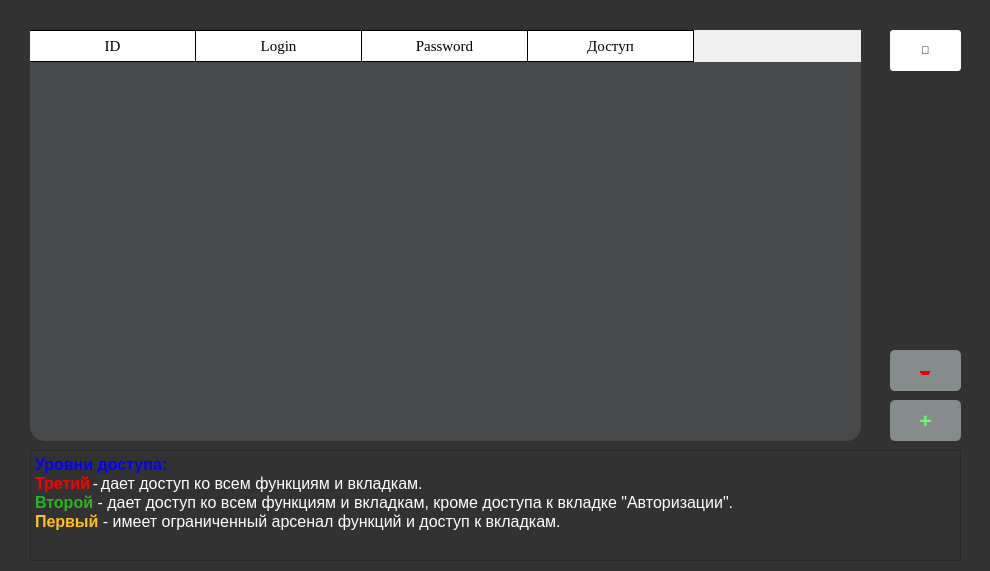
<?xml version="1.0" encoding="UTF-8"?>
<ui version="4.0">
 <class>Form</class>
 <widget class="QWidget" name="Form">
  <property name="geometry">
   <rect>
    <x>0</x>
    <y>0</y>
    <width>990</width>
    <height>571</height>
   </rect>
  </property>
  <property name="windowTitle">
   <string>autorization</string>
  </property>
  <property name="windowIcon">
   <iconset>
    <normaloff>train.ico</normaloff>train.ico</iconset>
  </property>
  <property name="styleSheet">
   <string notr="true"/>
  </property>
  <widget class="QPushButton" name="pushButton_plus">
   <property name="geometry">
    <rect>
     <x>890</x>
     <y>400</y>
     <width>71</width>
     <height>41</height>
    </rect>
   </property>
   <property name="sizePolicy">
    <sizepolicy hsizetype="Minimum" vsizetype="Fixed">
     <horstretch>0</horstretch>
     <verstretch>0</verstretch>
    </sizepolicy>
   </property>
   <property name="font">
    <font>
     <pointsize>16</pointsize>
     <weight>75</weight>
     <italic>false</italic>
     <bold>true</bold>
     <underline>false</underline>
     <strikeout>false</strikeout>
    </font>
   </property>
   <property name="styleSheet">
    <string notr="true">QPushButton {
	background-color: rgb(134, 140, 140);
	border-radius: 5px;
	color: rgb(97, 255, 107);
}
QPushButton:hover {
	background-color: rgb(122, 122, 122);
	color: rgb(97, 255, 107)}
QPushButton:pressed {
	background-color: rgb(134, 140, 140);}</string>
   </property>
   <property name="text">
    <string>+</string>
   </property>
   <property name="checkable">
    <bool>false</bool>
   </property>
   <property name="autoRepeat">
    <bool>false</bool>
   </property>
   <property name="autoExclusive">
    <bool>false</bool>
   </property>
  </widget>
  <widget class="QPushButton" name="pushButton_minus">
   <property name="geometry">
    <rect>
     <x>890</x>
     <y>350</y>
     <width>71</width>
     <height>41</height>
    </rect>
   </property>
   <property name="sizePolicy">
    <sizepolicy hsizetype="Minimum" vsizetype="Fixed">
     <horstretch>0</horstretch>
     <verstretch>0</verstretch>
    </sizepolicy>
   </property>
   <property name="font">
    <font>
     <pointsize>24</pointsize>
     <underline>false</underline>
     <strikeout>true</strikeout>
    </font>
   </property>
   <property name="styleSheet">
    <string notr="true">QPushButton {
	background-color: rgb(134, 140, 140);
	border-radius: 5px;
	color: rgb(222, 6, 10);
}
QPushButton:hover {
	background-color: rgb(122, 122, 122);
	color: rgb(222, 6, 10)}
QPushButton:pressed {
	background-color: rgb(134, 140, 140);}</string>
   </property>
   <property name="text">
    <string>-</string>
   </property>
  </widget>
  <widget class="QPushButton" name="pushButton_save">
   <property name="geometry">
    <rect>
     <x>890</x>
     <y>30</y>
     <width>71</width>
     <height>41</height>
    </rect>
   </property>
   <property name="font">
    <font>
     <pointsize>8</pointsize>
    </font>
   </property>
   <property name="styleSheet">
    <string notr="true">QPushButton {
	background-color: rgb(255, 255, 255);
	border-radius: 3px;
	color:rgb(0, 0, 0)}
QPushButton:hover {
	background-color: rgb(229, 229, 229);
	color:rgb(0, 0, 0)}
QPushButton:pressed {
	background-color: rgb(255, 255, 255);}</string>
   </property>
   <property name="text">
    <string>💾</string>
   </property>
   <property name="icon">
    <iconset>
     <normaloff>sql_maket/save.PNG</normaloff>sql_maket/save.PNG</iconset>
   </property>
   <property name="iconSize">
    <size>
     <width>50</width>
     <height>50</height>
    </size>
   </property>
   <property name="checkable">
    <bool>true</bool>
   </property>
   <property name="checked">
    <bool>true</bool>
   </property>
   <property name="autoDefault">
    <bool>false</bool>
   </property>
   <property name="default">
    <bool>false</bool>
   </property>
   <property name="flat">
    <bool>false</bool>
   </property>
  </widget>
  <widget class="QTableWidget" name="tableWidget">
   <property name="geometry">
    <rect>
     <x>30</x>
     <y>30</y>
     <width>831</width>
     <height>411</height>
    </rect>
   </property>
   <property name="font">
    <font>
     <family>Times New Roman</family>
     <pointsize>11</pointsize>
    </font>
   </property>
   <property name="styleSheet">
    <string notr="true">QTableWidget {
border-radius: 15px;
background-color: rgb(72, 73, 74)}

QHeaderView::section {
    background-color: rgb(255, 255, 255);
    padding: 4px;
    font-size: 11pt;
	font-family: Times New Roman;
    border-bottom: 1px solid rgb(0, 0, 0);
    border-right: 1px solid rgb(0, 0, 0);
}

QHeaderView::section:horizontal
{
    border-top: 1px solid rgb(0, 0, 0);
}

QHeaderView::section:vertical
{
    border-left: 1px solid rgb(0, 0, 0);
}

QTableWidget::item {
	background-color: rgb(255, 255, 255);
}
QTableWidget::item:selected {
	background-color: rgb(170, 255, 255);
	color:rgb(0, 0, 0);
}</string>
   </property>
   <attribute name="horizontalHeaderDefaultSectionSize">
    <number>166</number>
   </attribute>
   <attribute name="horizontalHeaderHighlightSections">
    <bool>false</bool>
   </attribute>
   <attribute name="verticalHeaderVisible">
    <bool>false</bool>
   </attribute>
   <column>
    <property name="text">
     <string>ID</string>
    </property>
   </column>
   <column>
    <property name="text">
     <string>Login</string>
    </property>
   </column>
   <column>
    <property name="text">
     <string>Password</string>
    </property>
   </column>
   <column>
    <property name="text">
     <string>Доступ</string>
    </property>
   </column>
  </widget>
  <widget class="QLabel" name="label">
   <property name="geometry">
    <rect>
     <x>-6</x>
     <y>-5</y>
     <width>1001</width>
     <height>601</height>
    </rect>
   </property>
   <property name="styleSheet">
    <string notr="true">background-color: rgb(50, 50, 50);</string>
   </property>
   <property name="text">
    <string/>
   </property>
  </widget>
  <widget class="QTextBrowser" name="textBrowser">
   <property name="geometry">
    <rect>
     <x>30</x>
     <y>450</y>
     <width>931</width>
     <height>111</height>
    </rect>
   </property>
   <property name="styleSheet">
    <string notr="true">background-color: rgb(50, 50, 50);</string>
   </property>
   <property name="html">
    <string>&lt;!DOCTYPE HTML PUBLIC &quot;-//W3C//DTD HTML 4.0//EN&quot; &quot;http://www.w3.org/TR/REC-html40/strict.dtd&quot;&gt;
&lt;html&gt;&lt;head&gt;&lt;meta name=&quot;qrichtext&quot; content=&quot;1&quot; /&gt;&lt;style type=&quot;text/css&quot;&gt;
p, li { white-space: pre-wrap; }
&lt;/style&gt;&lt;/head&gt;&lt;body style=&quot; font-family:'MS Shell Dlg 2'; font-size:8.15094pt; font-weight:400; font-style:normal;&quot;&gt;
&lt;p align=&quot;justify&quot; style=&quot; margin-top:0px; margin-bottom:0px; margin-left:0px; margin-right:0px; -qt-block-indent:0; text-indent:0px;&quot;&gt;&lt;span style=&quot; font-size:12pt; font-weight:600; color:#0000ff;&quot;&gt;Уровни доступа:&lt;/span&gt;&lt;/p&gt;
&lt;p align=&quot;justify&quot; style=&quot; margin-top:0px; margin-bottom:0px; margin-left:0px; margin-right:0px; -qt-block-indent:0; text-indent:0px;&quot;&gt;&lt;span style=&quot; font-size:12pt; font-weight:600; color:#ff0000;&quot;&gt;Третий&lt;/span&gt;&lt;span style=&quot; font-size:7.8pt;&quot;&gt; &lt;/span&gt;&lt;span style=&quot; font-size:12pt; color:#ffffff;&quot;&gt;-&lt;/span&gt;&lt;span style=&quot; font-size:7.8pt; color:#ffffff;&quot;&gt; &lt;/span&gt;&lt;span style=&quot; font-size:12pt; color:#ffffff;&quot;&gt;дает доступ ко всем функциям и вкладкам.&lt;/span&gt;&lt;/p&gt;
&lt;p align=&quot;justify&quot; style=&quot; margin-top:0px; margin-bottom:0px; margin-left:0px; margin-right:0px; -qt-block-indent:0; text-indent:0px;&quot;&gt;&lt;span style=&quot; font-size:12pt; font-weight:600; color:#29b61f;&quot;&gt;Второй&lt;/span&gt;&lt;span style=&quot; font-size:12pt;&quot;&gt; &lt;/span&gt;&lt;span style=&quot; font-size:12pt; color:#ffffff;&quot;&gt;- дает доступ ко всем функциям и вкладкам, кроме доступа к вкладке &amp;quot;Авторизации&amp;quot;.&lt;/span&gt;&lt;/p&gt;
&lt;p align=&quot;justify&quot; style=&quot; margin-top:0px; margin-bottom:0px; margin-left:0px; margin-right:0px; -qt-block-indent:0; text-indent:0px;&quot;&gt;&lt;span style=&quot; font-size:12pt; font-weight:600; color:#ffbf1d;&quot;&gt;Первый&lt;/span&gt;&lt;span style=&quot; font-size:12pt;&quot;&gt; &lt;/span&gt;&lt;span style=&quot; font-size:12pt; color:#ffffff;&quot;&gt;- имеет ограниченный арсенал функций и доступ к вкладкам.&lt;/span&gt;&lt;/p&gt;&lt;/body&gt;&lt;/html&gt;</string>
   </property>
  </widget>
  <widget class="QLabel" name="label_19">
   <property name="geometry">
    <rect>
     <x>19</x>
     <y>17</y>
     <width>31</width>
     <height>31</height>
    </rect>
   </property>
   <property name="text">
    <string/>
   </property>
   <property name="pixmap">
    <pixmap>sql_maket/04.png</pixmap>
   </property>
  </widget>
  <widget class="QLabel" name="label_20">
   <property name="geometry">
    <rect>
     <x>20</x>
     <y>425</y>
     <width>31</width>
     <height>31</height>
    </rect>
   </property>
   <property name="text">
    <string/>
   </property>
   <property name="pixmap">
    <pixmap>sql_maket/01.png</pixmap>
   </property>
  </widget>
  <widget class="QLabel" name="label_23">
   <property name="geometry">
    <rect>
     <x>847</x>
     <y>17</y>
     <width>31</width>
     <height>31</height>
    </rect>
   </property>
   <property name="text">
    <string/>
   </property>
   <property name="pixmap">
    <pixmap>sql_maket/03.png</pixmap>
   </property>
  </widget>
  <widget class="QLabel" name="label_24">
   <property name="geometry">
    <rect>
     <x>851</x>
     <y>426</y>
     <width>21</width>
     <height>31</height>
    </rect>
   </property>
   <property name="text">
    <string/>
   </property>
   <property name="pixmap">
    <pixmap>sql_maket/02.png</pixmap>
   </property>
  </widget>
  <zorder>label</zorder>
  <zorder>tableWidget</zorder>
  <zorder>pushButton_save</zorder>
  <zorder>pushButton_minus</zorder>
  <zorder>pushButton_plus</zorder>
  <zorder>label_19</zorder>
  <zorder>label_20</zorder>
  <zorder>label_23</zorder>
  <zorder>label_24</zorder>
  <zorder>textBrowser</zorder>
 </widget>
 <resources/>
 <connections/>
</ui>
